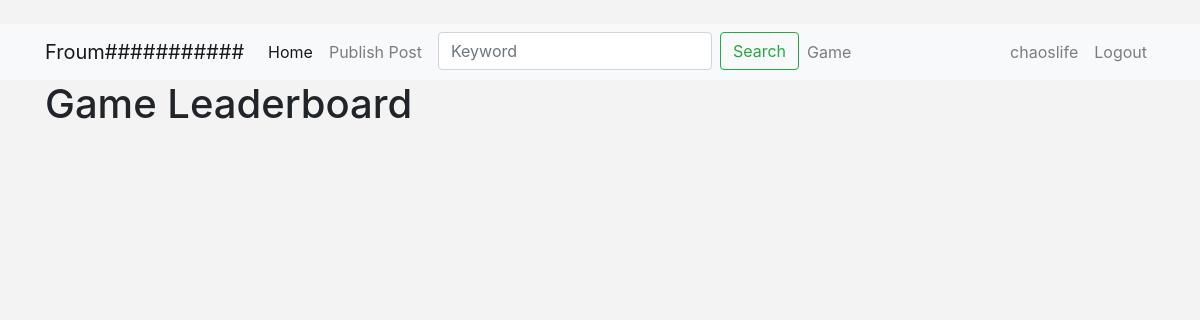
/game/leaderboard (signed in), run on an earlier commit of the app's database.
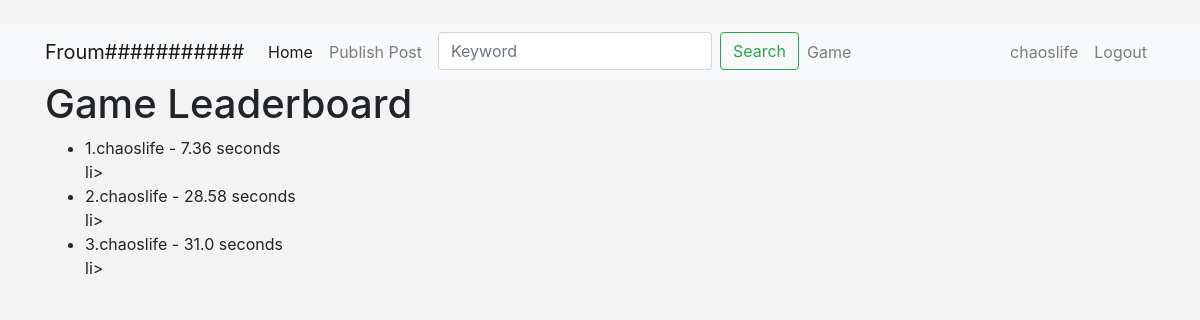
And on a later commit of the database.
### models.py (models this page shows)
class UserModel(db.Model):
    __tablename__ = "user"
    id = db.Column(db.Integer, primary_key=True, autoincrement=True)
    username = db.Column(db.String(100), nullable=False)
    password = db.Column(db.String(200), nullable=False)
    email = db.Column(db.String(100), nullable=False, unique=True)
    join_time = db.Column(db.DateTime, default=datetime.now)

class GameRecordModel(db.Model):
    __tablename__ = "game_records"
    id = db.Column(db.Integer, primary_key=True, autoincrement=True)
    end_time = db.Column(db.Float, nullable=False)
    create_time = db.Column(db.DateTime, default=datetime.now)
    user_id = db.Column(db.Integer, db.ForeignKey("user.id"))
    user = db.relationship(UserModel, backref="game_records")

### blueprint/game.py (the view)
@bp.route('/leaderboard')
@login_req
def leaderboard():
    records = GameRecordModel.query.order_by(GameRecordModel.end_time.asc()).limit(10).all()
    return render_template('leaderboard.html', records=records)

### app.py (called while the page is built)
@app.before_request
def before_request1():
    user_id = session.get("user_id")
    if user_id:
        user = UserModel.query.get(user_id)
        setattr(g, "user", user)
    else:
        setattr(g, "user", None)

@app.context_processor
def content_processor1():
    return {"user": g.user}

### decor.py (called while the page is built)
def login_req(func):
    @wraps(func)
    def inner(*args, **kwargs):
        if g.user:
            return func(*args, **kwargs)
        else:
            return redirect(url_for("auth.login"))
    return inner

### templates/leaderboard.html (shortened to what this page needs)
{% extends "base.html" %}
{% block head %}
  <link rel="stylesheet" href="{{ url_for('static', filename='Game1/TemplateData/style.css') }}">
{% endblock %}
{% block body %}
    <h1>Game Leaderboard</h1>
    <ul>
        {% for record in records %}
        <li>{{ loop.index }}.{{ record.user.username }} - {{ record.end_time }} seconds </li>li>
        {% endfor %}
    </ul>
{% endblock %}

### templates/base.html (shortened to what this page needs)
﻿<!DOCTYPE html>
<html>
<head>
    <link rel="stylesheet" href="{{ url_for('static', filename='bootstrap/bootstrap.4.6.min.css') }}">
    <link rel="stylesheet" href="{{ url_for('static', filename='css/init.css') }}">
    {% block head %}{% endblock %}
</head>
<body>
    <nav class="navbar navbar-expand-lg navbar-light bg-light">
        <div class="container">
            <a class="navbar-brand" href="#">Froum###########</a>
            <div class="collapse navbar-collapse" id="navbarSupportedContent">
                <ul class="navbar-nav mr-auto">
                    <li class="nav-item active">
                        <a class="nav-link" href="/">Home <span class="sr-only">(current)</span></a>
                    </li>
                    <li class="nav-item">
                        <a class="nav-link" href="{{ url_for('forum.publish_post') }}">Publish Post</a>
                    </li>
                    <li class="nav-item ml-2">
                        <form class="form-inline my-2 my-lg-0" method="GET" action="{{ url_for('forum.search') }}">
                            <input class="form-control mr-sm-2" type="search" placeholder="Keyword" aria-label="Search" name="s">
                            <button class="btn btn-outline-success my-2 my-sm-0" type="submit">Search</button>
                        </form>
                    </li>
                    <li class="nav-item">
                        <a class="nav-link" href="{{ url_for('game.game') }}">Game</a>
                    </li>
                </ul>
                <ul class="navbar-nav">
                  {% if user %}
                    <li class="nav-item">
                      <span class="nav-link">{{ user.username }}</span>
                    </li>
                    <li class="nav-item">
                        <a class="nav-link" href="{{ url_for('auth.logout') }}">Logout</a>
                    </li>
                  {% endif %}
                </ul>
            </div>
        </div>
    </nav>
    <div class="container">
        {% block body %}{% endblock %}
    </div>
</body>
</html>

### static/css/init.css (style rules this page uses)
body { background-color: #f3f3f3; }

### static/Game1/TemplateData/style.css (style rules this page uses)
body { padding: 0; margin: 0 }

What changed in the data, as far as the page shows it:
added GameRecordModel: user.username "chaoslife", end_time "7.36"
added GameRecordModel: user.username "chaoslife", end_time "28.58"
added GameRecordModel: user.username "chaoslife", end_time "31.0"
